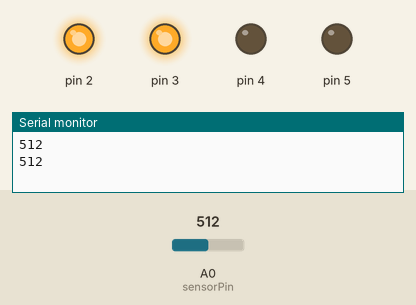
A sketch run on a simulated Arduino Uno, built with avr-gcc and run on an emulated ATmega328P. Parts: output pins drawn as LEDs (lit = HIGH), the last lines printed to the serial monitor. Inputs (shaded band) come from the test bench; at power-on: A0 (sensorPin) = 512.

Above: at 1.8 s.
1.9 s: A0 (sensorPin) set to 519
At 3.2 s:
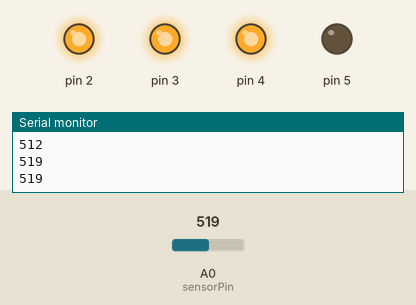
3.5 s: A0 (sensorPin) set to 756
5.2 s: A0 (sensorPin) set to 786
At 6.3 s:
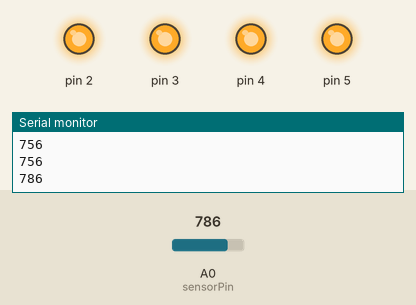
7.5 s: A0 (sensorPin) set to 246
At 9.1 s:
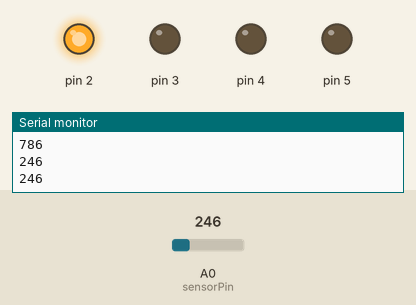
9.5 s: A0 (sensorPin) set to 0
At 10.6 s:
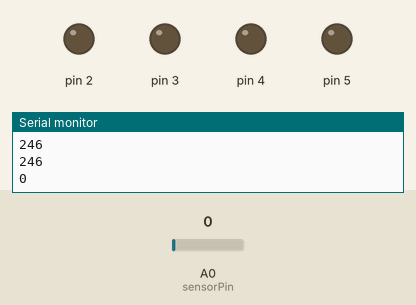
11.5 s: A0 (sensorPin) set to 122
At 13.3 s:
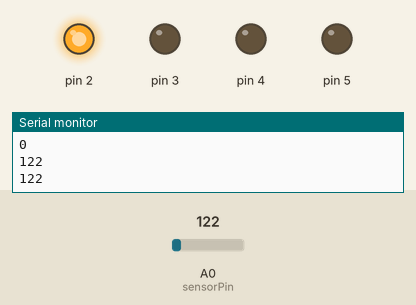
Timing chart, 0 to 14.5 s (numbered marks = the images above; inputs shaded):
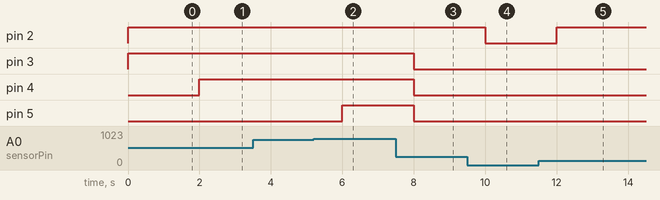

The sketch:

water_level_indicator1.ino
```cpp
int sensorPin = A0; // Select the input pin for the potentiometer
int sensorValue = 0; // Variable to store the value coming from the sensor

void setup() {
  // Declare the LED pins as outputs
  pinMode(2, OUTPUT);
  pinMode(3, OUTPUT);
  pinMode(4, OUTPUT);
  pinMode(5, OUTPUT);
  // Start serial communication for debugging
  Serial.begin(9600);
}

void loop() {
  // Read the value from the sensor
  sensorValue = analogRead(sensorPin);
  Serial.println(sensorValue); // Print the sensor value to the serial monitor

  // Turn LEDs on/off based on the water level
  if(sensorValue > 768) { // Highest water level
    digitalWrite(2, HIGH);
    digitalWrite(3, HIGH);
    digitalWrite(4, HIGH);
    digitalWrite(5, HIGH);
  } else if(sensorValue > 512) { // High water level
    digitalWrite(2, HIGH);
    digitalWrite(3, HIGH);
    digitalWrite(4, HIGH);
    digitalWrite(5, LOW);
  } else if(sensorValue > 256) { // Medium water level
    digitalWrite(2, HIGH);
    digitalWrite(3, HIGH);
    digitalWrite(4, LOW);
    digitalWrite(5, LOW);
  } else if(sensorValue > 0) { // Low water level
    digitalWrite(2, HIGH);
    digitalWrite(3, LOW);
    digitalWrite(4, LOW);
    digitalWrite(5, LOW);
  } else { // No water
    digitalWrite(2, LOW);
    digitalWrite(3, LOW);
    digitalWrite(4, LOW);
    digitalWrite(5, LOW);
  }

  delay(1000); // Wait for a bit before reading the sensor again
}
```

Measured:
- the behaviour switches between 512 and 513 on A0 (sensorPin) (found by bisection; images 0 and 1)
- the behaviour switches between 768 and 769 on A0 (sensorPin) (found by bisection; images 1 and 2)
- after the input at 1.9 s, pin 4: LOW → HIGH after 0.10 s
- after the input at 5.2 s, pin 5: LOW → HIGH after 0.80 s
- after the input at 7.5 s, pin 3–5: HIGH → LOW after 0.50 s
- after the input at 9.5 s, pin 2: HIGH → LOW after 0.50 s
- after the input at 11.5 s, pin 2: LOW → HIGH after 0.50 s
